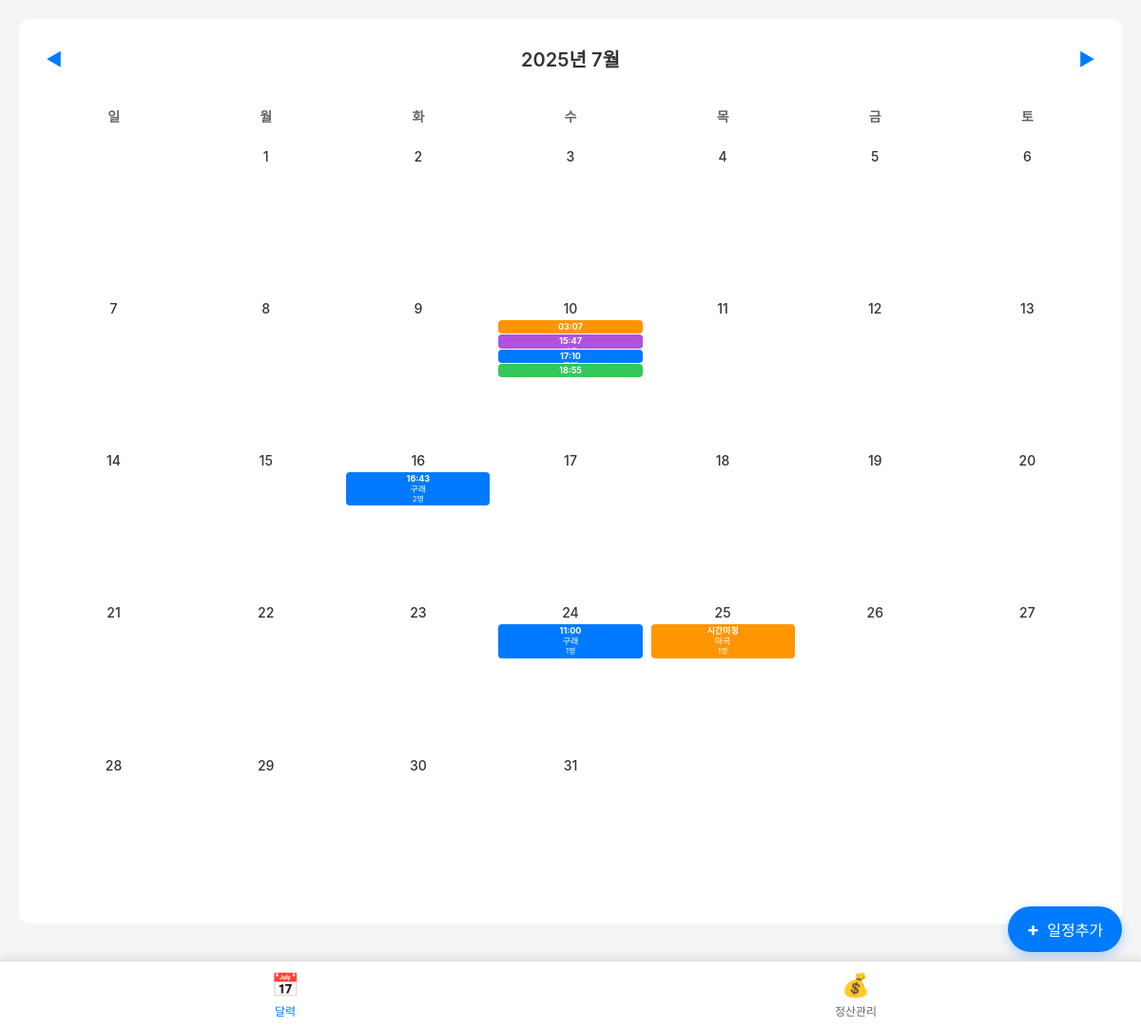
/calendar, run on the app's committed database.
### tables this page shows
CREATE TABLE schedules (
            id INTEGER PRIMARY KEY AUTOINCREMENT,
            date TEXT NOT NULL,
            time TEXT,
            center TEXT DEFAULT '구래',
            people_count INTEGER DEFAULT 1,
            amount INTEGER DEFAULT 15000,
            created_at TIMESTAMP DEFAULT CURRENT_TIMESTAMP
        );

### app.py (the view, shortened to what this page needs)
@app.route('/calendar')
def calendar_view():
    year = request.args.get('year', datetime.now().year, type=int)
    month = request.args.get('month', datetime.now().month, type=int)
    conn = sqlite3.connect('schedule.db')
    cursor = conn.cursor()
    cursor.execute('''
        SELECT date, time, center, people_count, amount
        FROM schedules
        WHERE strftime('%Y-%m', date) = ?
        ORDER BY date, time, center
    ''', (f'{year:04d}-{month:02d}',))
    schedules = {}
    for row in cursor.fetchall():
        day = row[0].split('-')[2]
        if day not in schedules:
            schedules[day] = []
        schedules[day].append({
            'time': row[1],
            'center': row[2],
            'people_count': row[3],
            'amount': row[4]
        })
    cursor.execute('SELECT center_name FROM center_pricing ORDER BY center_name')
    centers = [row[0] for row in cursor.fetchall()]
    print(f"사용 가능한 센터 목록: {centers}")  # 디버깅용
    conn.close()
    cal = calendar.monthcalendar(year, month)
    month_name = calendar.month_name[month]
    return render_template('calendar.html',
                         calendar=cal,
                         year=year,
                         month=month,
                         month_name=month_name,
                         schedules=schedules,
                         centers=centers)

### templates/calendar.html (shortened to what this page needs)
{% extends "base.html" %}
{% block content %}
<div class="calendar-page">
    <div class="calendar-header">
        <button class="nav-btn" onclick="changeMonth(-1)">◀</button>
        <h2>{{ year }}년 {{ month }}월</h2>
        <button class="nav-btn" onclick="changeMonth(1)">▶</button>
    </div>
    <div class="calendar">
        <div class="calendar-weekdays">
            <div class="weekday">일</div>
            <div class="weekday">월</div>
            <div class="weekday">화</div>
            <div class="weekday">수</div>
            <div class="weekday">목</div>
            <div class="weekday">금</div>
            <div class="weekday">토</div>
        </div>
        <div class="calendar-days">
            {% for week in calendar %}
                {% for day in week %}
                    {% if day == 0 %}
                        <div class="day empty"></div>
                    {% else %}
                        <div class="day" onclick="showDayDetail('{{ year }}-{{ '%02d' % month }}-{{ '%02d' % day }}')">
                            <span class="day-number">{{ day }}</span>
                            {% if day|string in schedules %}
                                <div class="schedule-summary">
                                    {% for schedule in schedules[day|string]|sort(attribute='time') %}
                                        <div class="schedule-item-mini center-{{ schedule.center }}">
                                            <div class="schedule-time-mini">{{ schedule.time or '시간미정' }}</div>
                                            <div class="schedule-center-mini">{{ schedule.center }}</div>
                                            <div class="schedule-people-mini">{{ schedule.people_count }}명</div>
                                        </div>
                                    {% endfor %}
                                </div>
                            {% endif %}
                        </div>
                    {% endif %}
                {% endfor %}
            {% endfor %}
        </div>
    </div>
    <div class="add-schedule-btn" onclick="showAddScheduleForm()">
        <span class="add-icon">+</span>
        <span class="add-text">일정추가</span>
    </div>
</div>
{% endblock %}

### templates/base.html (shortened to what this page needs)
<!DOCTYPE html>
<html lang="ko">
<head>
    <link rel="stylesheet" href="{{ url_for('static', filename='css/style.css') }}">
</head>
<body>
    <div class="container">
        <div class="content">
            {% block content %}{% endblock %}
        </div>
        <nav class="bottom-nav">
            <a href="{{ url_for('calendar_view') }}" class="nav-item {% if request.endpoint == 'calendar_view' %}active{% endif %}">
                <span class="nav-icon">📅</span>
                <span class="nav-text">달력</span>
            </a>
            <a href="{{ url_for('settlement_view') }}" class="nav-item {% if request.endpoint == 'settlement_view' %}active{% endif %}">
                <span class="nav-icon">💰</span>
                <span class="nav-text">정산관리</span>
            </a>
        </nav>
    </div>
</body>
</html>

### static/css/style.css (style rules this page uses)
* { margin: 0; padding: 0; box-sizing: border-box; }
body { font-family: -apple-system, BlinkMacSystemFont, 'Segoe UI', Roboto, sans-serif; background-color: #f5f5f5; color: #333; -webkit-user-select: none; -moz-user-select: none; -ms-user-select: none; user-select: none; -webkit-tap-highlight-color: transparent; }
.container { max-width: 100%; margin: 0 auto; padding-bottom: 70px; }
.content { padding: 20px; }
.bottom-nav { position: fixed; bottom: 0; left: 0; right: 0; background: white; border-top: 1px solid #e0e0e0; display: flex; z-index: 1000; box-shadow: 0 -2px 10px rgba(0,0,0,0.1); }
.nav-item { flex: 1; display: flex; flex-direction: column; align-items: center; padding: 10px; text-decoration: none; color: #666; transition: color 0.3s; }
.nav-item.active { color: #007AFF; }
.nav-icon { font-size: 24px; margin-bottom: 4px; }
.nav-text { font-size: 12px; font-weight: 500; }
.calendar-page { background: white; border-radius: 12px; padding: 20px; margin-bottom: 20px; }
.calendar-header { display: flex; justify-content: space-between; align-items: center; margin-bottom: 20px; }
.calendar-header h2 { font-size: 20px; font-weight: 600; }
.nav-btn { background: none; border: none; font-size: 18px; color: #007AFF; cursor: pointer; padding: 8px; border-radius: 50%; transition: background-color 0.3s; }
.calendar { width: 100%; }
.calendar-weekdays { display: grid; grid-template-columns: repeat(7, 1fr); gap: 1px; margin-bottom: 10px; }
.weekday { text-align: center; padding: 10px; font-weight: 600; color: #666; font-size: 14px; }
.calendar-days { display: grid; grid-template-columns: repeat(7, 1fr); gap: 1px; }
.day { aspect-ratio: 1; display: flex; flex-direction: column; align-items: center; justify-content: flex-start; padding: 4px; cursor: pointer; border-radius: 8px; transition: background-color 0.3s; position: relative; min-height: 80px; }
.day.empty { cursor: default; }
.day-number { font-size: 14px; font-weight: 500; margin-bottom: 2px; color: #333; }
.schedule-summary { display: flex; flex-direction: column; gap: 1px; margin-top: 2px; max-height: 60px; overflow-y: auto; }
.schedule-item-mini { color: white; border-radius: 4px; padding: 2px 4px; font-size: 10px; line-height: 1.2; text-align: center; white-space: nowrap; overflow: hidden; text-overflow: ellipsis; }
.schedule-item-mini.center-구래 { background-color: #007AFF; }
.schedule-item-mini.center-사우 { background-color: #34C759; }
.schedule-item-mini.center-마곡 { background-color: #FF9500; }
.schedule-item-mini.center-기타 { background-color: #AF52DE; }
.schedule-time-mini { font-weight: bold; font-size: 9px; }
.schedule-center-mini { font-size: 9px; }
.schedule-people-mini { font-size: 8px; opacity: 0.9; }
.add-schedule-btn { position: fixed; bottom: 80px; right: 20px; width: auto; min-width: 120px; height: 48px; background-color: #007AFF; color: white; border: none; border-radius: 24px; font-size: 16px; cursor: pointer; box-shadow: 0 4px 12px rgba(0,122,255,0.3); transition: transform 0.3s; display: flex; align-items: center; justify-content: center; gap: 8px; padding: 0 16px; }
.add-icon { font-size: 20px; font-weight: bold; }
.add-text { font-weight: 500; }
.calendar, .calendar-weekdays, .calendar-days, .schedule-list { width: 100%; max-width: 100vw; overflow-x: hidden; }
.day, .weekday { min-width: 0; max-width: 100%; word-break: break-all; }
.schedule-summary, .schedule-list { width: 100%; max-width: 100vw; overflow-x: hidden; }
body, .container { overflow-x: hidden; max-width: 100vw; }

### data on the page
schedules: time "03:07"
schedules: time "15:47"
schedules: time "17:10"
schedules: time "18:55"
schedules: time "16:43", center "구래", people_count "2"
schedules: time "11:00", center "구래", people_count "1"
schedules: time "시간미정", center "마곡", people_count "1"

### other printed values
{{ year }} "2025"
{{ month }} "7"
{{ day }} "1" "2" "3" "4" "5" "6" "7" "8" "9" "10" "11" "12" "13" "14" "15" "16" "17" "18" "19" "20" "21" "22" "23" "24" "25" "26" "27" "28" "29" "30" "31"
